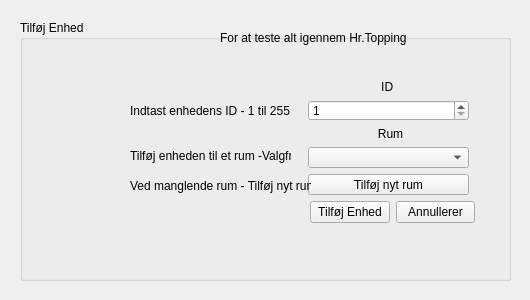
<?xml version="1.0" encoding="UTF-8"?>
<ui version="4.0">
 <class>AddUnit</class>
 <widget class="QWidget" name="AddUnit">
  <property name="geometry">
   <rect>
    <x>0</x>
    <y>0</y>
    <width>530</width>
    <height>300</height>
   </rect>
  </property>
  <property name="sizePolicy">
   <sizepolicy hsizetype="Fixed" vsizetype="Fixed">
    <horstretch>0</horstretch>
    <verstretch>0</verstretch>
   </sizepolicy>
  </property>
  <property name="minimumSize">
   <size>
    <width>530</width>
    <height>300</height>
   </size>
  </property>
  <property name="maximumSize">
   <size>
    <width>530</width>
    <height>300</height>
   </size>
  </property>
  <property name="windowTitle">
   <string>Form</string>
  </property>
  <widget class="QLabel" name="label">
   <property name="geometry">
    <rect>
     <x>30</x>
     <y>10</y>
     <width>121</width>
     <height>21</height>
    </rect>
   </property>
   <property name="text">
    <string/>
   </property>
  </widget>
  <widget class="QGroupBox" name="groupBox">
   <property name="geometry">
    <rect>
     <x>20</x>
     <y>20</y>
     <width>491</width>
     <height>261</height>
    </rect>
   </property>
   <property name="title">
    <string>Tilføj Enhed</string>
   </property>
   <widget class="QLabel" name="label_2">
    <property name="geometry">
     <rect>
      <x>110</x>
      <y>80</y>
      <width>161</width>
      <height>21</height>
     </rect>
    </property>
    <property name="text">
     <string>Indtast enhedens ID - 1 til 255</string>
    </property>
   </widget>
   <widget class="QLabel" name="label_5">
    <property name="geometry">
     <rect>
      <x>110</x>
      <y>120</y>
      <width>161</width>
      <height>31</height>
     </rect>
    </property>
    <property name="text">
     <string>Tilføj enheden til et rum -Valgfrit</string>
    </property>
   </widget>
   <widget class="QLabel" name="label_6">
    <property name="geometry">
     <rect>
      <x>110</x>
      <y>155</y>
      <width>181</width>
      <height>21</height>
     </rect>
    </property>
    <property name="text">
     <string>Ved manglende rum - Tilføj nyt rum</string>
    </property>
   </widget>
   <widget class="QLabel" name="label_7">
    <property name="geometry">
     <rect>
      <x>200</x>
      <y>10</y>
      <width>311</width>
      <height>16</height>
     </rect>
    </property>
    <property name="text">
     <string>For at teste alt igennem Hr.Topping</string>
    </property>
   </widget>
   <widget class="QWidget" name="">
    <property name="geometry">
     <rect>
      <x>288</x>
      <y>60</y>
      <width>161</width>
      <height>115</height>
     </rect>
    </property>
    <layout class="QVBoxLayout" name="verticalLayout_4">
     <item>
      <widget class="QLabel" name="label_4">
       <property name="text">
        <string>                      ID </string>
       </property>
      </widget>
     </item>
     <item>
      <widget class="QSpinBox" name="spinBox">
       <property name="minimumSize">
        <size>
         <width>42</width>
         <height>0</height>
        </size>
       </property>
       <property name="minimum">
        <number>1</number>
       </property>
       <property name="maximum">
        <number>255</number>
       </property>
       <property name="displayIntegerBase">
        <number>10</number>
       </property>
      </widget>
     </item>
     <item>
      <widget class="QLabel" name="label_3">
       <property name="text">
        <string>                     Rum</string>
       </property>
      </widget>
     </item>
     <item>
      <widget class="QComboBox" name="comboBox"/>
     </item>
     <item>
      <widget class="QPushButton" name="pushButton_3">
       <property name="text">
        <string>Tilføj nyt rum</string>
       </property>
      </widget>
     </item>
    </layout>
   </widget>
   <widget class="QWidget" name="">
    <property name="geometry">
     <rect>
      <x>290</x>
      <y>180</y>
      <width>165</width>
      <height>25</height>
     </rect>
    </property>
    <layout class="QHBoxLayout" name="horizontalLayout_2">
     <item>
      <widget class="QPushButton" name="pushButton">
       <property name="text">
        <string>Tilføj Enhed</string>
       </property>
      </widget>
     </item>
     <item>
      <widget class="QPushButton" name="pushButton_2">
       <property name="text">
        <string>Annullerer</string>
       </property>
      </widget>
     </item>
    </layout>
   </widget>
   <zorder>spinBox</zorder>
   <zorder>comboBox</zorder>
   <zorder>spinBox</zorder>
   <zorder>comboBox</zorder>
   <zorder>comboBox</zorder>
   <zorder>label_2</zorder>
   <zorder>label_4</zorder>
   <zorder>label_5</zorder>
   <zorder>pushButton</zorder>
   <zorder>pushButton_2</zorder>
   <zorder>label_6</zorder>
   <zorder>label_7</zorder>
  </widget>
  <zorder>groupBox</zorder>
  <zorder>label</zorder>
 </widget>
 <resources/>
 <connections/>
</ui>
